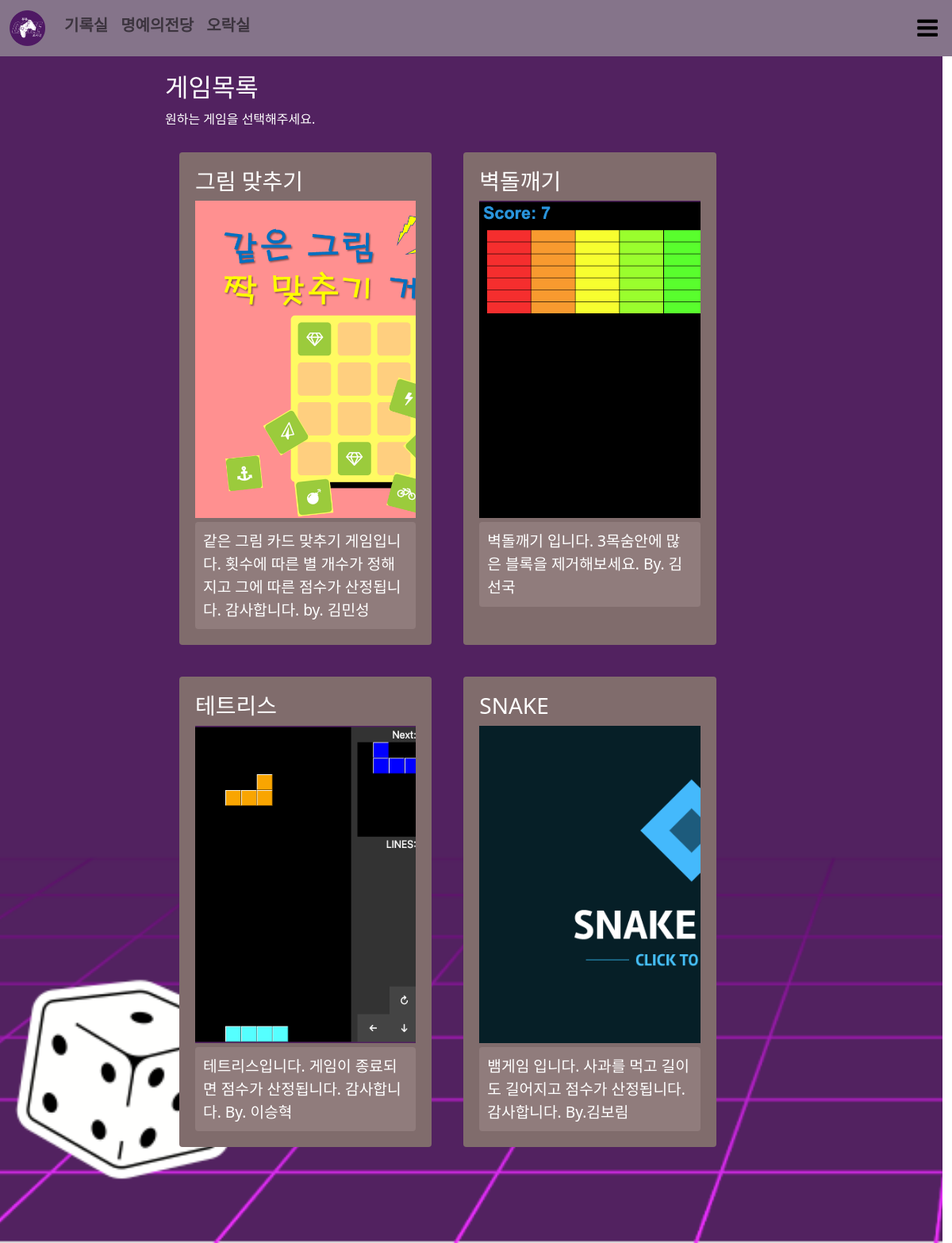
Screenshot of /games/ (signed in) with the database file from the repository.
### games/models.py (models this page shows, shortened)
class Games(models.Model):
    id = models.BigAutoField(primary_key=True)
    title = models.CharField('타이틀', max_length=100)
    description = models.TextField('설명')
    game_html = models.CharField('게임html',max_length=100)
    img_src = models.CharField('이미지src', max_length=100, default='')
    is_show = models.BooleanField('show', default=True)
    insert_date = models.DateTimeField('insert date')
    update_date = models.DateTimeField('update date')
    show = ShowGames()
    all_games = AllGames()
    class Mete:
        verbose_name ="Game"
        verbose_name_plural = "Games"
        ordering = ['-insert_date']

### games/views.py (the view)
# urls.py: path('', views.game_list, name="game_list"),
def game_list(request):
    User = get_user_model()
    user = get_object_or_404(User, username=request.user)
    if request.user == user:
        games = Games.show.get_queryset()
        game_list= []
        for game in games:
            game_list.append(game)
        context = {'games':game_list, 'user':{'username':request.user.username, 'userid':request.user.id}}
        return  render(request, 'game_list.html', context)
    auth.logout(request);
    return HttpResponseRedirect(reverse('users:login'))

### games/models.py (called while the page is built)
    def get_queryset(self):
        qs = super(ShowGames, self).get_queryset()
        return qs.filter(is_show = True)

### games/templates/game_list.html
{% extends "base.html" %}
{% load static %}
{% block stylesheet %}
<link href="{% static 'css/games/game_list.css' %}" rel = "stylesheet">
{% endblock%}
{% block explain_contents %}
<div>
  <div>
    <h2>게임목록</h2>
    <span>원하는 게임을 선택해주세요.</span>
  </div>
  <div class="row" style="padding:10px" >
    {%for game in games%}
      <div class="col-5 game_list_cont" onclick="location.href='{% url 'games:game_view' game.id%}'">
        <div class="game_list_title">
            <h3>{{game.title}}</h3>
        </div>
        <div style="height:400px;background-size:cover;background-repeat:no-repeat;background-image:url('/static/img/{{game.img_src}}')">
        </div>
        <div class="game_list_description">
            {{game.description}}
        </div>
      </div>
      {% empty %}
      <div>
        <h3>등록된 게임이 없습니다.</h3>
      </div>
    {% endfor %}
  </div>
</div>
{% endblock explain_contents%}

### templates/base.html (shortened to what this page needs)
<!DOCTYPE html>
{% load static %}
<html lang="kr">
<head>
    <link href="https://cdn.jsdelivr.net/npm/bootstrap@5.2.1/dist/css/bootstrap.min.css" rel="stylesheet">
    <link href="{%static '/css/base.css' %}" rel="stylesheet">
    <link rel="stylesheet" href="https://cdnjs.cloudflare.com/ajax/libs/font-awesome/4.7.0/css/font-awesome.min.css">
    {% block stylesheet %}{% endblock%}
</head>
<body>
    <nav class="navbar navbar-expand-sm" style="background-color: #85748a;">
      <div class="container-fluid">
        <a class="navbar-brand" href="{% url 'mypage:myGameScoreList' %}"><img src="{% static 'img/logo.png' %}" width="45"></a>
        <div class="collapse navbar-collapse" id="mynavbar">
          <ul class="navbar-nav me-auto">
            <li class="nav-item">
              <a class="nav-link" href="{% url 'mypage:myGameScoreList' %}"><h5><b>기록실</b></h5></a>
            </li>
            <li class="nav-item">
              <a class="nav-link" href="{% url 'mypage:myapageRanking' %}"><h5><b>명예의전당</b></h5></a>
            </li>
            <li class="nav-item">
              <a class="nav-link" href="{% url 'games:game_list' %}"><h5><b>오락실</b></h5></a>
            </li>
          </ul>
          <div class="dropstart btn-group">
            <button type="button" data-bs-toggle="dropdown" style="background:none; border:none">
              <i class="fa fa-bars" style="font-size:30px" aria-hidden="true"></i>
            </button>
          </div>
        </div>
      </div>
    </nav>
    <div class="row base_cont" >
        <div class="col-lg-2 col-md-1 col-sm-0"></div>
        <div class="col-lg-8 col-md-10 col-sm-12 text-white base_arcade_wrap" >
        {% block explain_contents %}
        {% endblock explain_contents%}
        </div>
        <div class="col-lg-2 col-md-1 col-sm-0"></div>
    </div>
</body>
</html>

### static/css/base.css (style rules this page uses)
.base_cont { background-image:url('/static/img/background.png'); background-repeat:no-repeat; background-size:cover; height:100vh; width:100vw }
.base_arcade_wrap { padding:20px; height:100vh; overflow-y:auto }

### static/css/games/game_list.css (style rules this page uses)
.game_list_cont { padding:20px; margin:20px; background:#806c6c; border-radius:4px; }
.game_list_title { margin-bottom:5px; }
.game_list_description { margin-top :5px; font-size:1.2rem; padding:10px; background:#907c7c; border-radius:4px; }

### rows the page displays
Games: title "그림 맞추기", img_src (picture), description "같은 그림 카드 맞추기 게임입니다. 횟수에 따른 별 개수가 정해지고 그에 따른 점수가 산정됩니다. 감사합니다. by. 김민성"
Games: title "벽돌깨기", img_src (picture), description "벽돌깨기 입니다. 3목숨안에 많은 블록을 제거해보세요. By. 김선국"
Games: title "테트리스", img_src (picture), description "테트리스입니다. 게임이 종료되면 점수가 산정됩니다. 감사합니다. By. 이승혁"
Games: title "SNAKE", img_src (picture), description "뱀게임 입니다. 사과를 먹고 길이도 길어지고 점수가 산정됩니다. 감사합니다. By.김보림"
